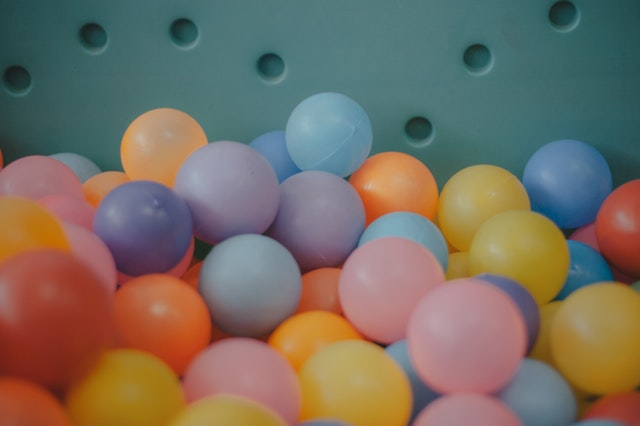
#> input picture Temel-Islemler/iki-resim-arasinda-donusum/balls.jpg, 640 x 426 px, given in place of the camera
$ python gercekZamanliCokgenAlgilama.py
#> lines starting #> are read from the running program, lines starting #| are printed output that depends on the picture; after the words box and inside, x2 and y2 are one past the last pixel; in counts of white or black regions, pixels touching at a corner belong together
import cv2
import numpy as np


def nothing(x):
    pass

cap = cv2.VideoCapture(0)
font = cv2.FONT_HERSHEY_COMPLEX

cv2.namedWindow("Settings")

cv2.createTrackbar("Lower-Hue", "Settings", 0, 180, nothing)
#> slider 'Lower-Hue' is set to 36
cv2.createTrackbar("Lower-Saturation", "Settings", 0, 255, nothing)
#> slider 'Lower-Saturation' is set to 51
cv2.createTrackbar("Lower-Value", "Settings", 0, 255, nothing)
#> slider 'Lower-Value' is set to 51
cv2.createTrackbar("Upper-Hue", "Settings", 0, 180, nothing)
#> slider 'Upper-Hue' is set to 180
cv2.createTrackbar("Upper-Saturation", "Settings", 0, 255, nothing)
#> slider 'Upper-Saturation' is set to 255
cv2.createTrackbar("Upper-Value", "Settings", 0, 255, nothing)
#> slider 'Upper-Value' is set to 255

while True:
    ret, frame = cap.read()
#> frame is the input picture: shape (426, 640, 3); mean B, G, R 97.5, 110.1, 120
    frame = cv2.flip(frame, 1)
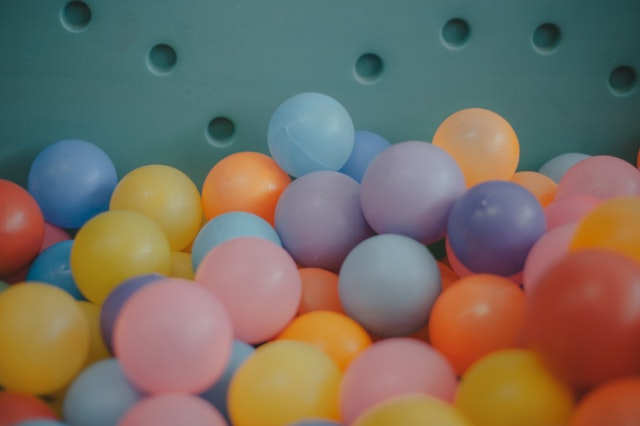
#> frame: shape (426, 640, 3); mean B, G, R 97.5, 110.1, 120
    hsv = cv2.cvtColor(frame, cv2.COLOR_BGR2HSV)
#> hsv: shape (426, 640, 3); mean H, S, V 76.2, 115.2, 140.5

    lh = cv2.getTrackbarPos("Lower-Hue", "Settings")
    ls = cv2.getTrackbarPos("Lower-Saturation", "Settings")
    lv = cv2.getTrackbarPos("Lower-Value", "Settings")
    uh = cv2.getTrackbarPos("Upper-Hue", "Settings")
    us = cv2.getTrackbarPos("Upper-Saturation", "Settings")
    uv = cv2.getTrackbarPos("Upper-Value", "Settings")

    lowerColor = np.array([lh, ls, lv])
    upperColor = np.array([uh, us, uv])

    mask = cv2.inRange(hsv, lowerColor, upperColor)
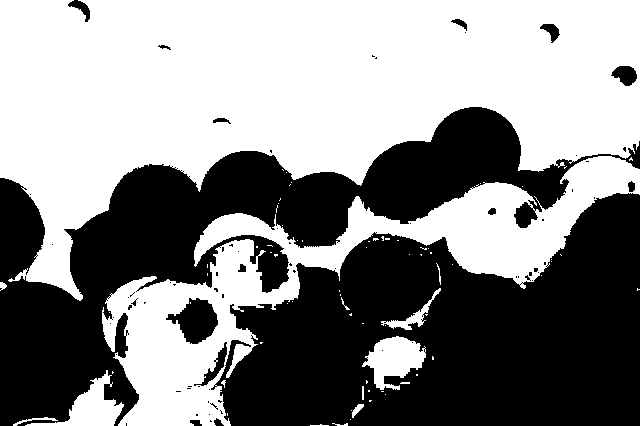
#> mask: shape (426, 640); 53.8% white; 72 black regions (57 under 20 px), largest, box (x1, y1, x2, y2) and area: (211, 193, 640, 426) 66528, (0, 107, 640, 426) 56237, (166, 298, 218, 344) 1382
    kernel = np.ones((4, 4), np.uint8)
    mask = cv2.erode(mask, kernel)
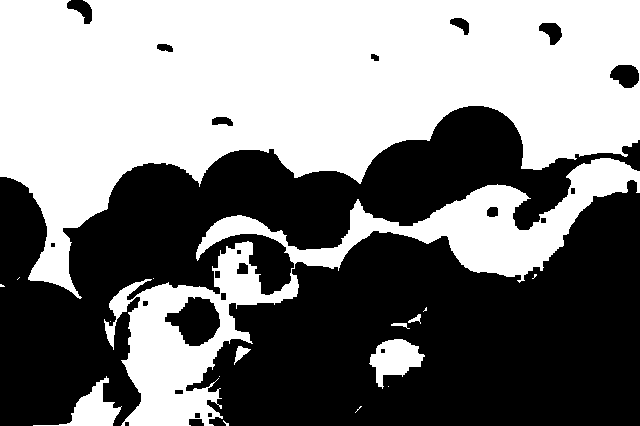
#> mask: shape (426, 640); 49.9% white; 17 white regions (10 under 20 px)
    contours, _ = cv2.findContours(mask, cv2.RETR_TREE, cv2.CHAIN_APPROX_SIMPLE)
#> contours = 37 contours, 10 with area under 20; largest, box (x1, y1, x2, y2) and area: (0, 0, 640, 299) 104599, (104, 158, 640, 426) 29305, (164, 296, 221, 347) 1792, (369, 339, 425, 389) 1428, (33, 376, 122, 426) 1280

    for cnt in contours:
        area = cv2.contourArea(cnt)
        epsilon = 0.02 * cv2.arcLength(cnt, True)
        approx = cv2.approxPolyDP(cnt, epsilon, True)
        x = approx.ravel()[0]
        y = approx.ravel()[1]

        if area > 400:
            cv2.drawContours(frame, [approx], 0, (0, 255, 0), 3)
            if len(approx) == 3:
                cv2.putText(frame, "Triangle", (x, y), font, 1, (0))
            if len(approx) == 4:
                cv2.putText(frame, "Rectangle", (x, y), font, 1, (0))
            if len(approx) > 6:
                cv2.putText(frame, "Circle", (x, y), font, 1, (0))
#> this loop made 37 passes
#> (area, epsilon, x, y) on passes 5, 7, 8, 9, 11, 17, 18, 19, 20, 21, 22, 23: (1280, 5.45, 121, 406), (1428.5, 3.91, 418, 346), (23, 0.353, 380, 349), (32.5, 0.861, 391, 324), (38, 0.819, 420, 314), (29305, 55.49, 639, 171), (23, 0.353, 207, 413), (34, 0.433, 194, 413), (43, 0.513, 174, 390), (32.5, 0.421, 142, 301), (1791.5, 3.82, 188, 296), (46, 0.513, 221, 292)
#> (area, epsilon, approx, x, y) on pass 6: (108, 1.13, [[250, 349], [238, 346], [234, 364], [243, 354]], 250, 349)
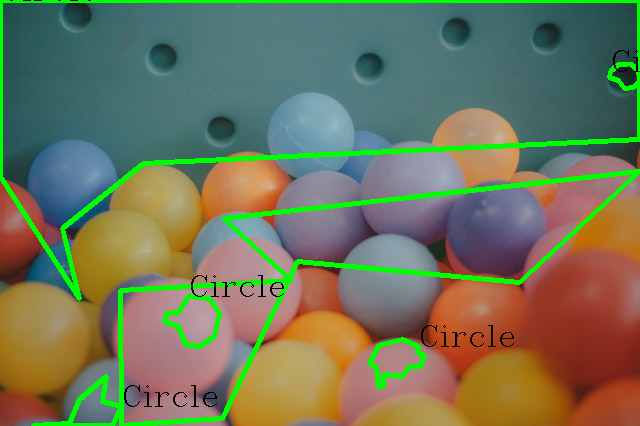
#> frame: shape (426, 640, 3); 6.53% of pixels changed, all inside (x1, y1, x2, y2) = (0, 0, 640, 426)

    if cv2.waitKey(3) & 0xFF == ord("q"):
#> (key q is pressed here)
        break

cap.release()
cv2.destroyAllWindows()
